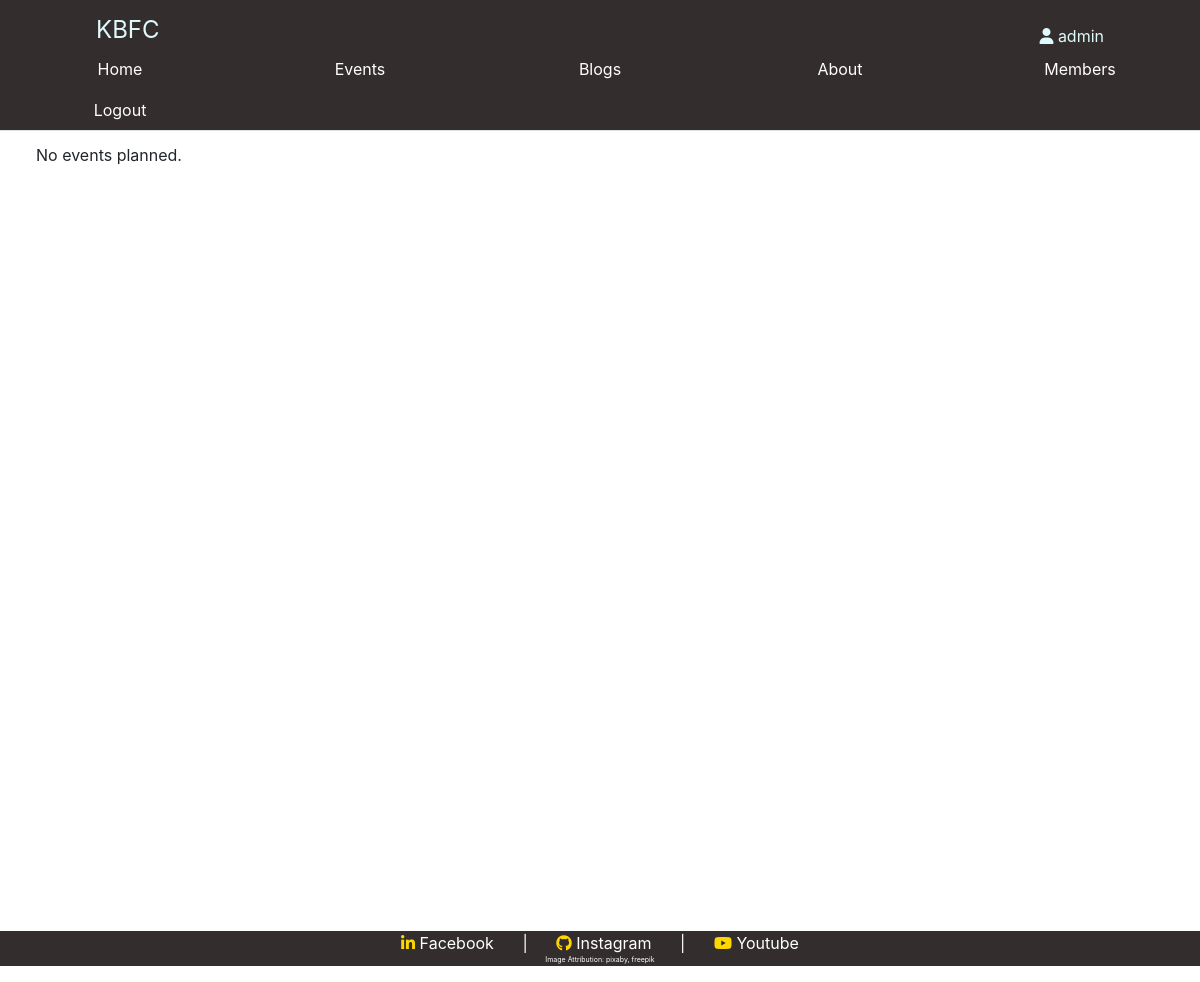
Page /events/ (signed in) on the earlier database version.
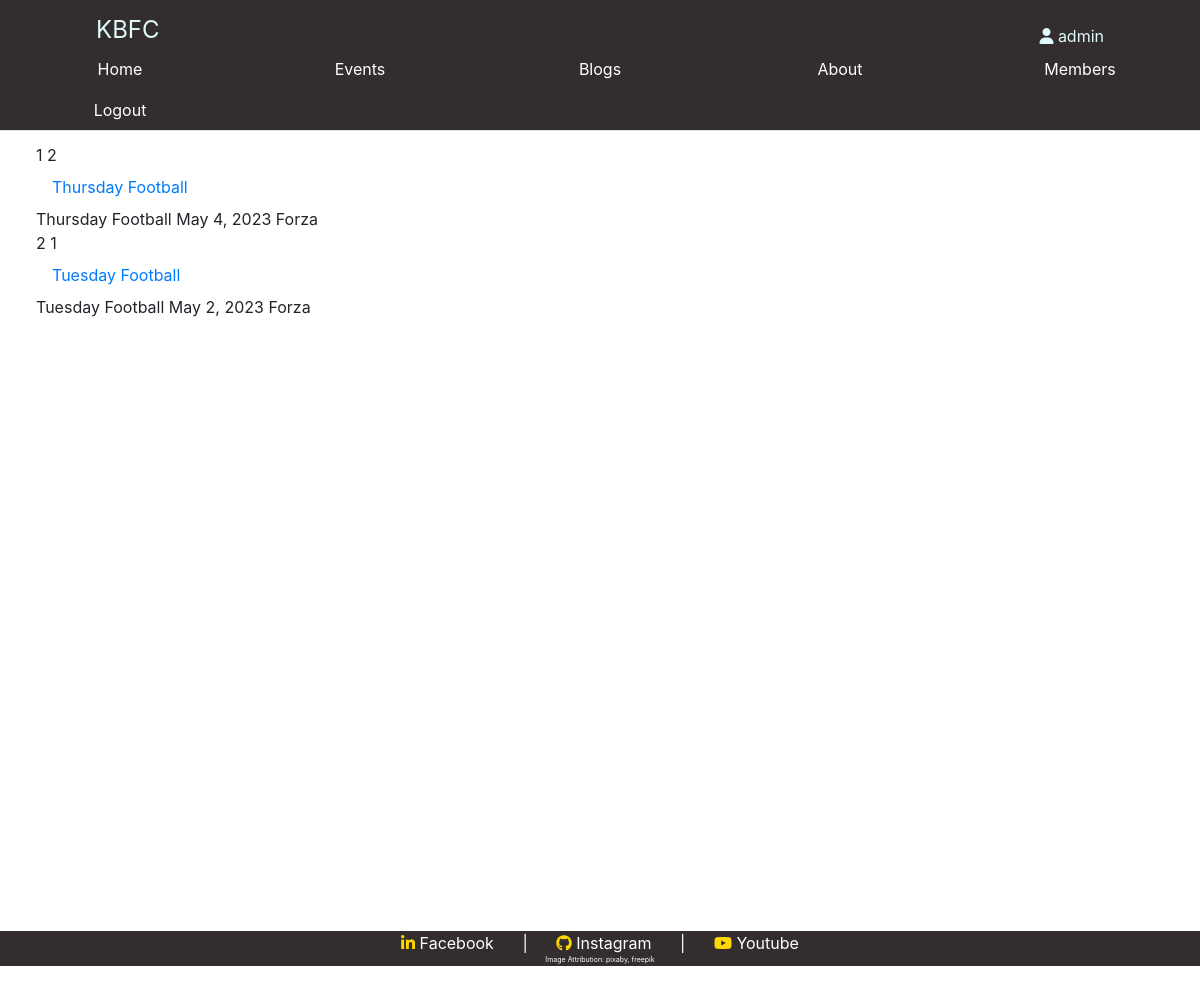
Same page on the later database version.
### events/models.py (models this page shows)
class Event(models.Model):
    title = models.CharField(
        max_length=100, blank=False, null=False, help_text="Name of event"
    )
    description = models.CharField(
        max_length=300, blank=False, null=False, help_text="Description of the event"
    )
    date = models.DateField(blank=False, help_text="Date of the event.")
    time = models.TimeField(blank=False, help_text="Time of the event.")
    event_duration = models.SmallIntegerField(
        blank=False, help_text="Duration of the Event"
    )
    venue = models.ForeignKey(
        Venue,
        on_delete=models.CASCADE,
        blank=False,
        null=False,
        help_text="Venue of the event",
        related_name="venue",
    )
    def __str__(self):
        return self.title
    class Meta():
        verbose_name_plural = "Events"

class Venue(models.Model):
    name = models.CharField(
        max_length=100, blank=False, null=False, help_text="Name of Venue"
    )
    address = models.TextField(blank=False, null=False, help_text="Address of Venue")
    phone = PhoneNumberField(blank=False, help_text="Phone number with country code")
    def __str__(self):
        return self.name
    class Meta():
        verbose_name_plural = "Venue"

### events/views.py (the view)
# urls.py: path("", eventlist, name="eventlist"),
def eventlist(request):
    event_obj = Event.objects.all().order_by("-pk")
    print(event_obj)
    ctx = {"event_obj": event_obj}
    return render(request, "events/eventlist.html", ctx)

### events/templates/events/eventlist.html
{% include 'home/header.html' %} {% include 'home/messages.html' %} {%block eventlist%} {% if user.is_authenticated %} {% load static %}
{% if event_obj %}
{% for event in event_obj %}
{{ forloop.counter }}
{{event.pk}}
<a class="nav-link" aria-current="page" href="{% url 'events:eventdetail' event.pk %}">{{event.title}}</a>
{{event.title}}
{{event.date}}
{{event.venue}}
<br>
{% endfor %}
{% else %}
No events planned.
{% endif %}
{% else %} Please Login First {% endif %} {%endblock%} {% include 'home/footer.html' %}

Differences in the rows shown:
added Event: pk "2", title "Thursday Football", date "May 4, 2023", venue "Forza"
added Event: pk "1", title "Tuesday Football", date "May 2, 2023", venue "Forza"
Other differences:
text no longer shown: "No events planned."
